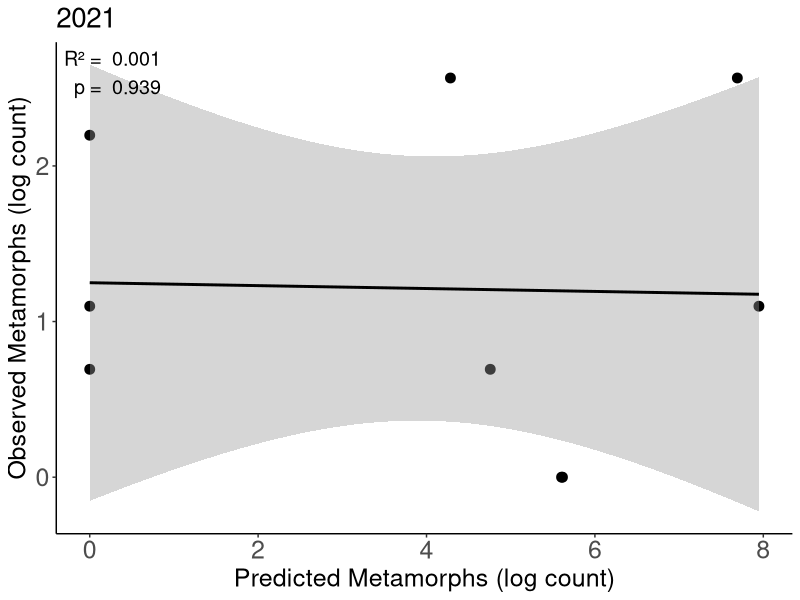
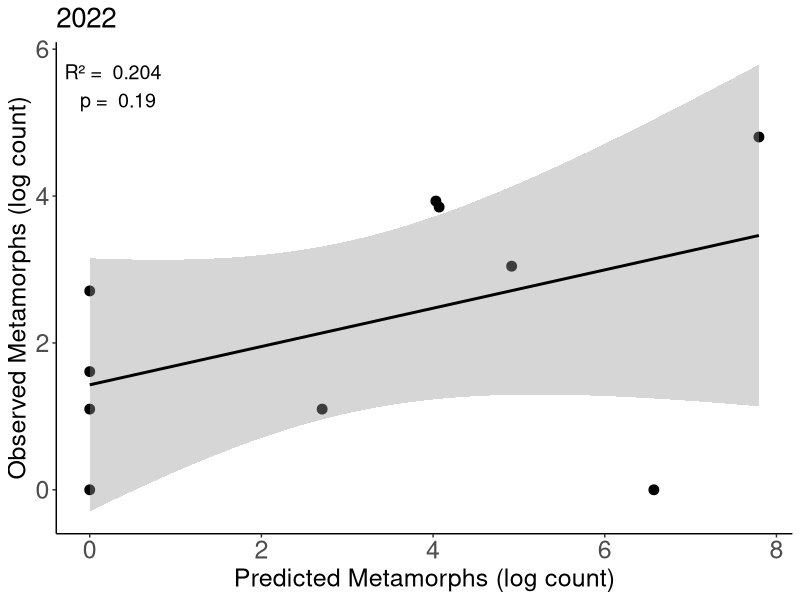
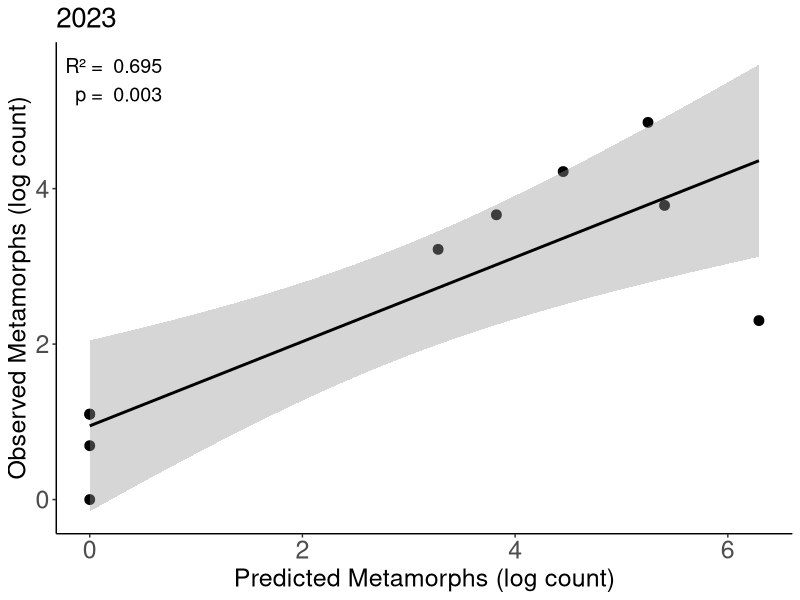
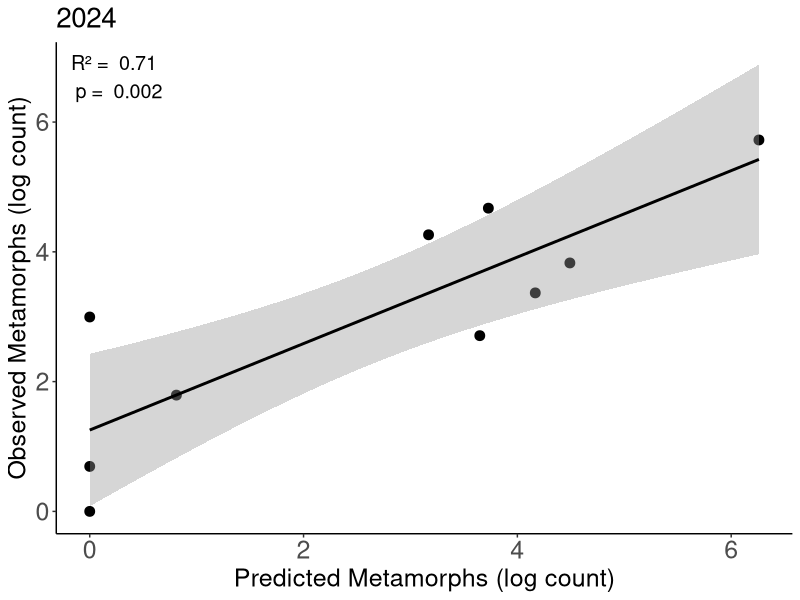
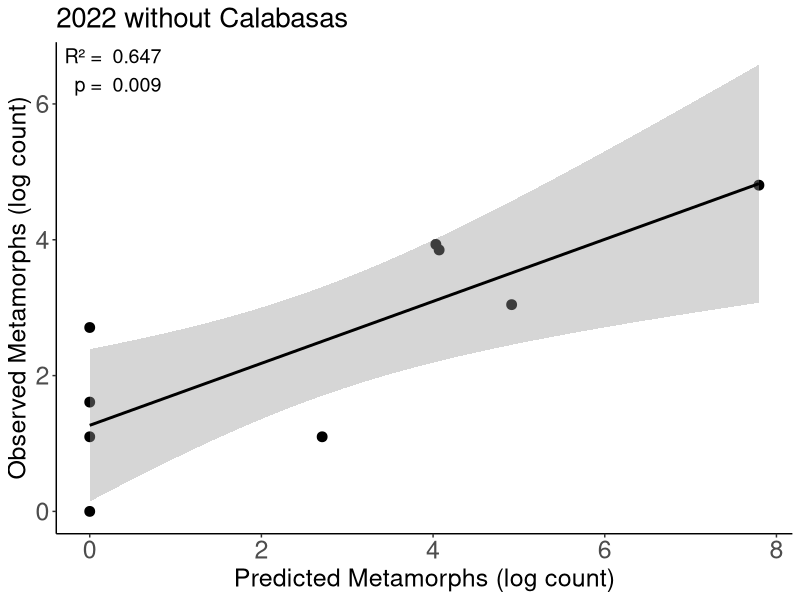
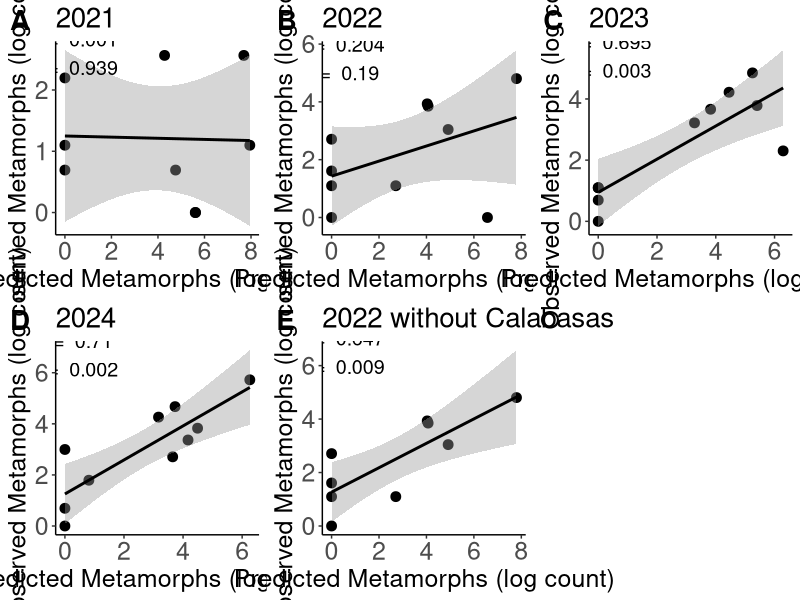
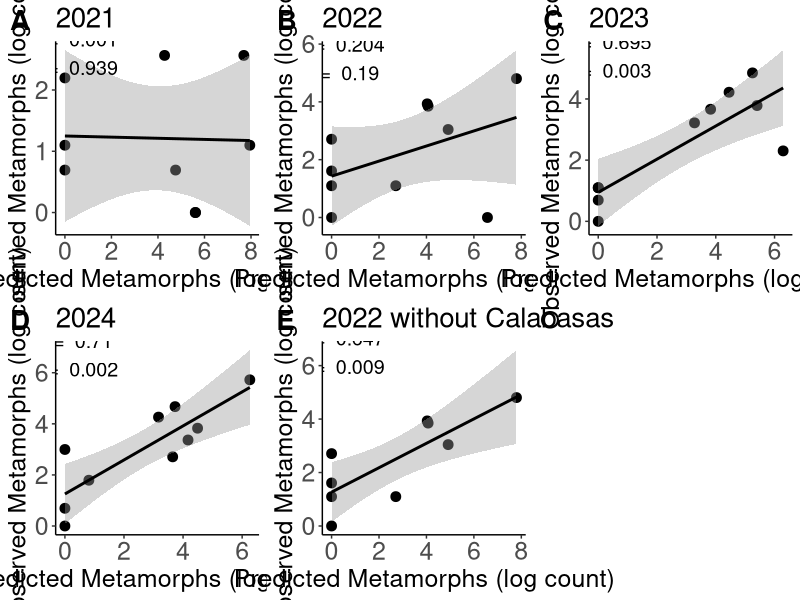

These charts were generated, in order, by the following R code:
#Making nice correlation plots for recruitment correlation
library(ggplot2)
library(tidyverse)
library(ggpubr)
df <- read_csv("Data/Larval_Correlations_Sum_Density.csv")

#Subsetting the data by year
data2021 <- df %>%
  filter(Year == 2021) %>%
  dplyr::select(Pond, Metamorph_Estimate, Drift_Fence_Actual_Count)

data2022 <- df %>%
  filter(Year == 2022) %>%
  dplyr::select(Pond, Metamorph_Estimate, Drift_Fence_Actual_Count)

data2023 <- df %>%
  filter(Year == 2023) %>%
  dplyr::select(Pond, Metamorph_Estimate, Drift_Fence_Actual_Count)

data2024 <- df %>%
  filter(Year == 2024) %>%
  dplyr::select(Pond, Metamorph_Estimate, Drift_Fence_Actual_Count)


#2021 Model
model2021 <- lm(log(Drift_Fence_Actual_Count+1) ~ log(Metamorph_Estimate+1), data = data2021)
summary(model2021)

#2022 Model
model2022 <- lm(log(Drift_Fence_Actual_Count+1) ~ log(Metamorph_Estimate+1), data = data2022)
summary(model2022)

#2023 Model
model2023 <- lm(log(Drift_Fence_Actual_Count+1) ~ log(Metamorph_Estimate+1), data = data2023)
summary(model2023)

#2024 Model
model2024 <- lm(log(Drift_Fence_Actual_Count) ~ log(Metamorph_Estimate+1), data = data2024)
summary(model2024)

summary2021 <- summary(model2021)
summary2022 <- summary(model2022)
summary2023 <- summary(model2023)
summary2024 <- summary(model2024)

p_value2021 <- coef(summary(model2021))[2, 4]
p_value2022 <- coef(summary(model2022))[2, 4]
p_value2023 <- coef(summary(model2023))[2, 4]
p_value2024 <- coef(summary(model2024))[2, 4]




#2021 Plot
plot1 <- ggplot(data2021, aes(x = log(Metamorph_Estimate+1), y = log(Drift_Fence_Actual_Count+1))) +
  geom_point(size = 3) +
  stat_smooth(method = "lm", color = "black")+
  labs(x = "Predicted Metamorphs (log count)",
       y = "Observed Metamorphs (log count)",
       title = "2021")+
  theme_classic() +
  theme(plot.title = element_text(size = 20), 
        axis.text = element_text(size = 18), 
        axis.title = element_text(size = 18)) +
  annotate("text", x = 0.3, y = 2.6, label = paste("R² = ", round(summary2021$r.squared, 3), "\n", "p = ", round(p_value2021, 3)),
           size = 5, color = "black")
plot1


#2022 Plot
plot2 <- ggplot(data2022, aes(x = log(Metamorph_Estimate+1), y = log(Drift_Fence_Actual_Count+1))) +
  geom_point(size = 3) +
  stat_smooth(method = "lm", color = "black")+
  labs(x = "Predicted Metamorphs (log count)",
       y = "Observed Metamorphs (log count)",
       title = "2022")+
  theme_classic() +
  theme(plot.title = element_text(size = 20), 
        axis.text = element_text(size = 18), 
        axis.title = element_text(size = 18)) +
  annotate("text", x = 0.3, y = 5.5, label = paste("R² = ", round(summary2022$r.squared, 3), "\n", "p = ", round(p_value2022, 3)),
           size = 5, color = "black")

plot2

#2023 Plot
plot3 <- ggplot(data2023, aes(x = log(Metamorph_Estimate+1), y = log(Drift_Fence_Actual_Count+1))) +
  geom_point(size = 3) +
  stat_smooth(method = "lm", color = "black")+
  labs(x = "Predicted Metamorphs (log count)",
       y = "Observed Metamorphs (log count)",
       title = "2023")+
  theme_classic() +
  theme(plot.title = element_text(size = 20), 
        axis.text = element_text(size = 18), 
        axis.title = element_text(size = 18)) +
  annotate("text",x = 0.25, y = 5.4, label = paste("R² = ", round(summary2023$r.squared, 3), "\n", "p = ", round(p_value2023, 3)),
           size = 5, color = "black")
plot3

#2024 Plot
plot4 <- ggplot(data2024, aes(x = log(Metamorph_Estimate+1), y = log(Drift_Fence_Actual_Count))) +
  geom_point(size = 3) +
  stat_smooth(method = "lm", colour = "black")+
  labs(x = "Predicted Metamorphs (log count)",
       y = "Observed Metamorphs (log count)",
       title = "2024")+
  theme_classic() +
  theme(plot.title = element_text(size = 20), 
        axis.text = element_text(size = 18), 
        axis.title = element_text(size = 18))+
  annotate("text",  x = 0.25, y = 6.7, label = paste("R² = ", round(summary2024$r.squared, 3), "\n", "p = ", round(p_value2024, 3)),
           size = 5, color = "black") 
plot4



#2022 without Calabasas
data2022NoCalabasas <- df %>%
  filter(Year == 2022, Pond != "Calabasas") %>%
  dplyr::select(Pond, Metamorph_Estimate, Drift_Fence_Actual_Count)


model2022NoCalabasas <- lm(log(Drift_Fence_Actual_Count+1) ~ log(Metamorph_Estimate+1), data = data2022NoCalabasas)
summary(model2022NoCalabasas)

summary2022NoCalabasas <- summary(model2022NoCalabasas)
p_value2022NoCalabasas <- coef(summary(model2022NoCalabasas))[2, 4]



plot5 <- ggplot(data2022NoCalabasas, aes(x = log(Metamorph_Estimate+1), y = log(Drift_Fence_Actual_Count+1))) +
  geom_point(size = 3) +
  stat_smooth(method = "lm", color = "black")+
  labs(x = "Predicted Metamorphs (log count)",
       y = "Observed Metamorphs (log count)",
       title = "2022 without Calabasas")+
  theme_classic() +
  theme(plot.title = element_text(size = 20), 
        axis.text = element_text(size = 18), 
        axis.title = element_text(size = 18)) +
  annotate("text", 
           x = 0.3, 
           y = 6.5, 
           label = paste("R² = ", round(summary2022NoCalabasas$r.squared, 3), "\n", "p = ", round(p_value2022NoCalabasas, 3)),
           size = 5, 
           color = "black")
plot5


multiPlot <- cowplot::plot_grid(plot1, plot2, plot3, plot4, plot5,
                                nrow = 2,
                                ncol = 3,
                                labels = c("A", "B", "C", "D", "E"),
                                label_size = 20)
multiPlot
ggsave("Figures/drift_fence_correlations.jpg", multiPlot, width = 25, height = 15)



#Now assessing all years pooled
all_years <- lm(log(Drift_Fence_Actual_Count+1) ~ log(Metamorph_Estimate+1), data = df)
summary(all_years)

##Returning the slope of the regression to calculate trespass rate
all_years_slope <- coef(all_years)[2]
##Slope is 0.24
